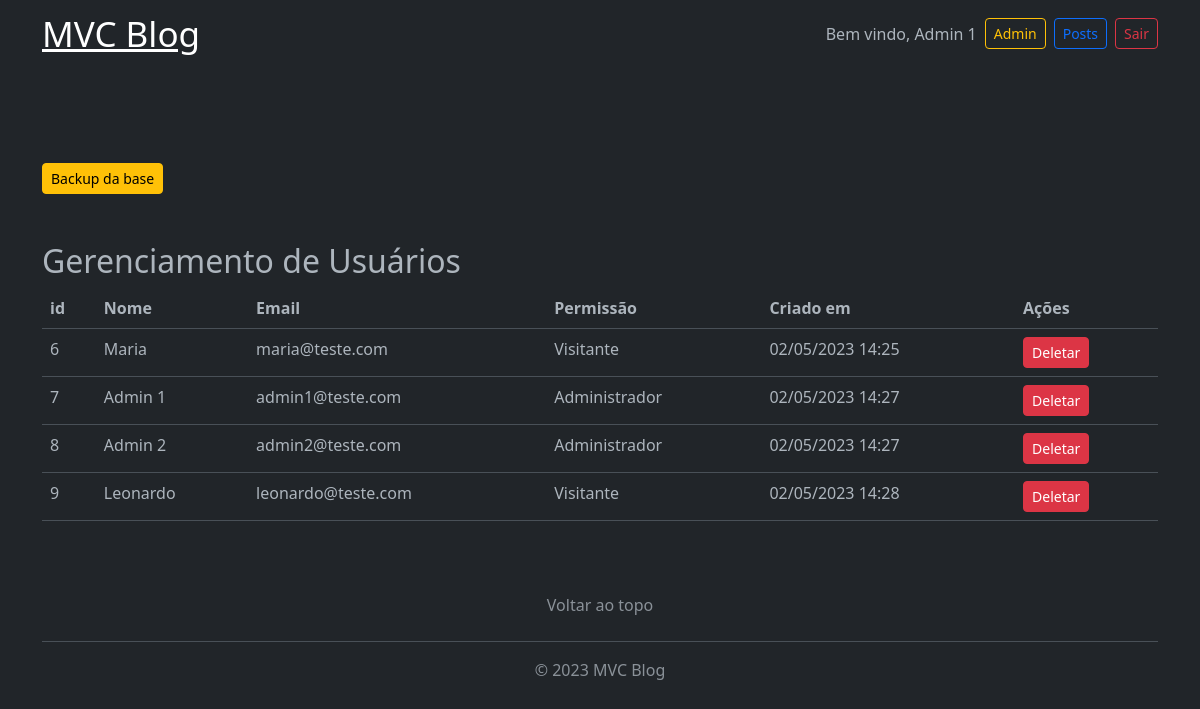
The page /admin (signed in) on the database its author committed.
### tables this page shows
CREATE TABLE IF NOT EXISTS `usuario` (
  `id` int NOT NULL AUTO_INCREMENT,
  `nome` varchar(255) NOT NULL,
  `email` varchar(255) NOT NULL,
  `senha` varchar(255) NOT NULL,
  `permissao` int NOT NULL DEFAULT '0',
  `created_at` timestamp NOT NULL DEFAULT CURRENT_TIMESTAMP,
  PRIMARY KEY (`id`)
);

### app/controllers/Admin.php (called while the page is built, shortened)
<?php
class Admin extends Controller
{
    public function __construct()
    {
        $this->usuarioModel = $this->model('Usuario');
    }
    public function index()
    {
        $users = $this->usuarioModel->getAll();
        $data = [
            'usuarios' => $users
        ];
        $this->view('admin/index', $data);
    }
}

### app/libraries/Router.php (called while the page is built, shortened)
<?php
class Router
{
    private $metodo = 'index';
    public function __construct()
    {
        $url = $this->url() ? $this->url() : [0];
        if (file_exists('../app/controllers/' . ucwords($url[0]) . '.php')) {
            unset($url[0]);
        }
        $this->controlador = new $this->controlador;
        $this->parametros = $url ? array_values($url) : [];
        call_user_func_array([$this->controlador, $this->metodo], $this->parametros);
    }
    private function url()
    {
        $url = filter_input(INPUT_GET, 'url', FILTER_SANITIZE_URL);
        if (isset($url)) {
            $url = trim(rtrim($url));
            $url = explode('/', $url);
            return $url;
        }
    }
}

### app/libraries/Database.php (called while the page is built, shortened)
<?php
class Database
{
    private $host = 'localhost';
    private $username = 'root';
    private $password = '1234';
    private $db = 'mvcblog';
    private $port = '3306';
    private $dbh;
    private $stmt;
    public function __construct()
    {
        $dsn = 'mysql:host=' . $this->host . ';port=' . $this->port . ';dbname=' . $this->db;
        $options = [
            PDO::ATTR_PERSISTENT => TRUE,
            PDO::ATTR_ERRMODE => PDO::ERRMODE_EXCEPTION
        ];
        try {
            $this->dbh = new PDO($dsn, $this->username, $this->password, $options);
        } catch (PDOException $e) {
            print "Error: " . $e->getMessage() . "<br/>";
            die();
        }
    }
    public function query($sql)
    {
        $this->stmt = $this->dbh->prepare($sql);
    }
    public function execute()
    {
        return $this->stmt->execute();
    }
    public function result()
    {
        $this->execute();
        return $this->stmt->fetch(PDO::FETCH_OBJ);
    }
    public function resultArray()
    {
        $this->execute();
        return $this->stmt->fetchAll(PDO::FETCH_OBJ);
    }
}

### app/models/Usuario.php (called while the page is built, shortened)
<?php
class Usuario
{
    private $db;
    public function __construct()
    {
        $this->db = new Database();
    }
    public function getAll()
    {
        $this->db->query("SELECT * FROM usuario");
        if ($this->db->result()) {
            $result = $this->db->resultArray();
            return $result;
        }
        return false;
    }
}

### app/autoload.php (called while the page is built, shortened)
<?php
spl_autoload_register(function ($class) {
    $dirs = [
        'libraries',
        'helpers'
    ];
    foreach ($dirs as $dir) {
        $path = __DIR__ . DIRECTORY_SEPARATOR . $dir . DIRECTORY_SEPARATOR . $class . '.php';
    }
});

### app/helpers/Validation.php (called while the page is built, shortened)
<?php
class Validation
{
    public static function formatDate($date)
    {
        return date('d/m/Y H:i', strtotime($date));
    }
}

### app/views/admin/index.php (the view, shortened to what this page needs)
<div class="container my-5">
    <a class="btn btn-sm btn-warning my-5" href="<?= URL ?>/admin/dbdump">Backup da base</a>
    <h2>Gerenciamento de Usuários</h2>
    <table class="table">
        <thead>
            <tr>
                <th>id</th>
                <th>Nome</th>
                <th>Email</th>
                <th>Permissão</th>
                <th>Criado em</th>
                <th>Ações</th>
            </tr>
        </thead>
        <tbody>
            <?php foreach ($data['usuarios'] as $user) { ?>
                <tr>
                    <td>
                        <?= $user->id ?>
                    </td>
                    <td>
                        <?= $user->nome ?>
                    </td>
                    <td>
                        <?= $user->email ?>
                    </td>
                    <td>
                        <?= $user->permissao === 0 ? 'Visitante' : 'Administrador' ?>
                    </td>
                    <td>
                        <?= Validation::formatDate($user->created_at) ?>
                    </td>
                    <td>
                        <form action="<?= URL . '/admin/deletar/' . $user->id ?>" method="POST"><input type="submit"
                                class="btn btn-sm btn-danger" value="Deletar"></form>
                    </td>
                </tr>
            <?php } ?>
        </tbody>
    </table>
</div>

### rows shown on the page
usuario: id "6", nome "Maria", email "maria@teste.com", permissao "Visitante", created_at "02/05/2023 14:25"
usuario: id "7", nome "Admin 1", email "admin1@teste.com", permissao "Administrador", created_at "02/05/2023 14:27"
usuario: id "8", nome "Admin 2", email "admin2@teste.com", permissao "Administrador", created_at "02/05/2023 14:27"
usuario: id "9", nome "Leonardo", email "leonardo@teste.com", permissao "Visitante", created_at "02/05/2023 14:28"

### other values the page prints
$_SESSION['user_name'] "Admin 1"
